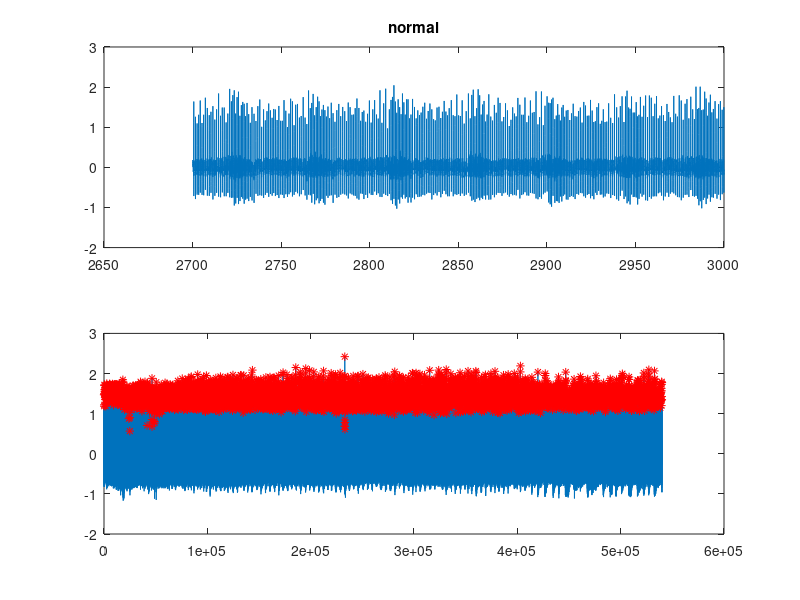

Recreate this plot in MATLAB.
% 45. dakika 50. dakika 
clear all
clc

data = load("data.mat");

a = data.ecg_data;
fs = data.fs;

T = 1;

N =  length(a);
ts = 1/fs;

t = (0:N-1)*ts;
t2 = t(270000:300000);
a2= a(270000:300000);
subplot(2,1,1)
plot(t2,a2);
title("normal");


treshold=0.56; %treshold for peak detection
peaks=[]; %peaks detection variables
peaks_locs=[];


beat_count = 0;
for i=2:(length(a)-1)
    
    if a(i)>a(i-1) && a(i)>a(i+1) && a(i) >treshold
        peaks =[peaks a(i)];
        peaks_locs =[peaks_locs i];
        beat_count = beat_count + 1;
    end
    
end


subplot(2,1,2);
plot(a);
hold on
plot(peaks_locs, peaks,"r*");

display(length(peaks))


duration_in_seconds = N/fs;
duration_in_minutes = duration_in_seconds / 60;
BPM = beat_count / duration_in_minutes



